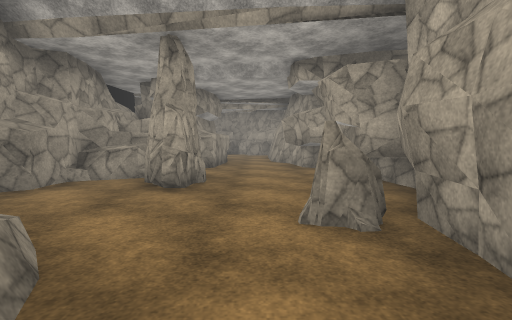
View 1 (above)

17 first-person views from a walk through a Unity game level. The camera is 1.3 m above the floor, tilts 4° down and sees 85° across. The floor is counted in squares, 2 m on a side. Each view is taken from the middle of a square. On the plan, view 1 faces up. The plan holds only what a view shows up to about 9 squares ahead; the rest is blank. The place goes on beyond the plan. The player character is not drawn. Surface patterns are stand-ins for the level's own textures.

View 2
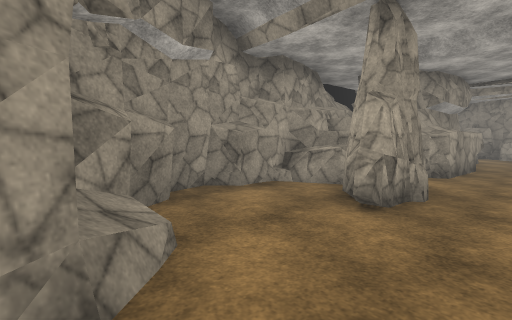

View 3
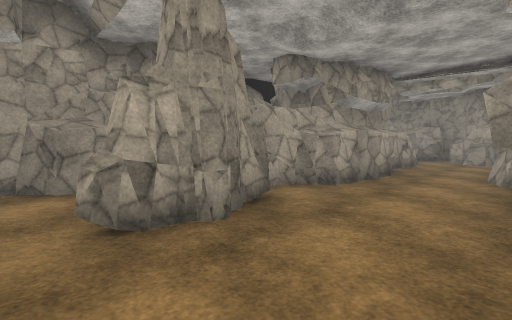

View 4
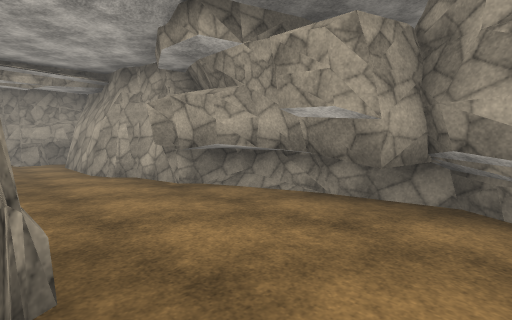

View 5
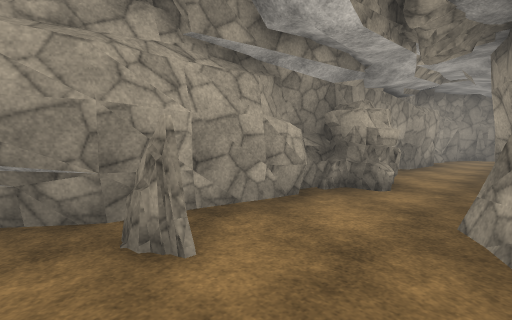

View 6
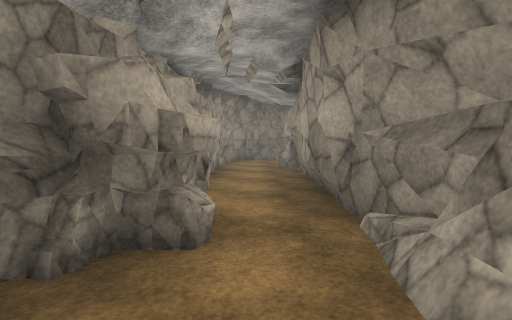

View 7
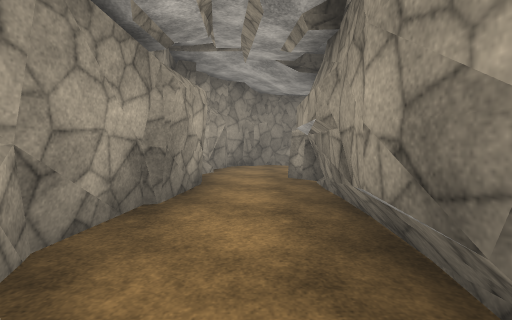

View 8
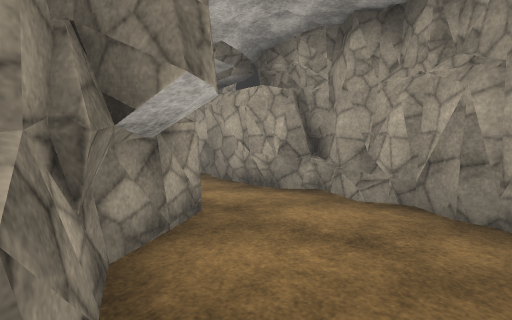

View 9
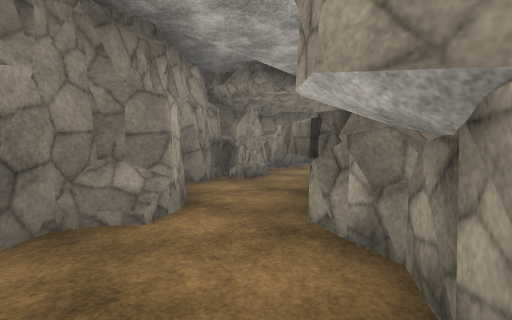

View 10
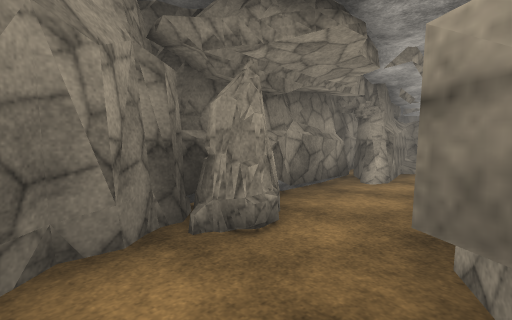

View 11
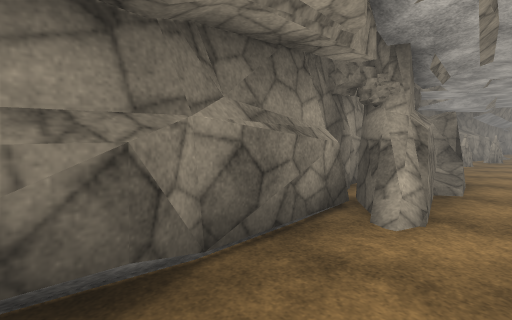

View 12
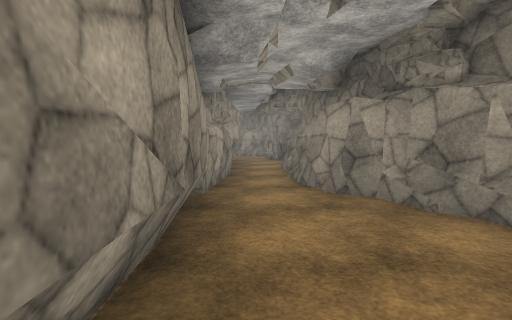

View 13
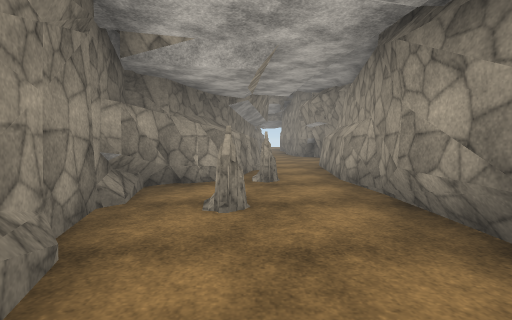

View 14
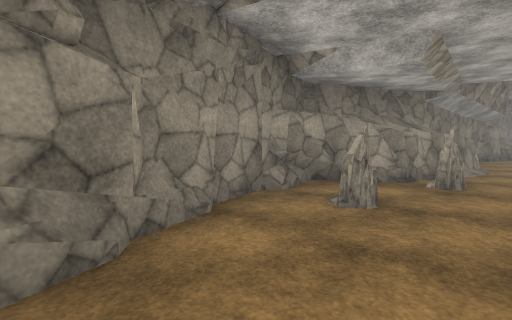

View 15
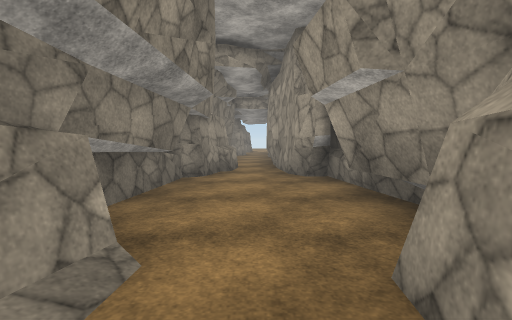

View 16
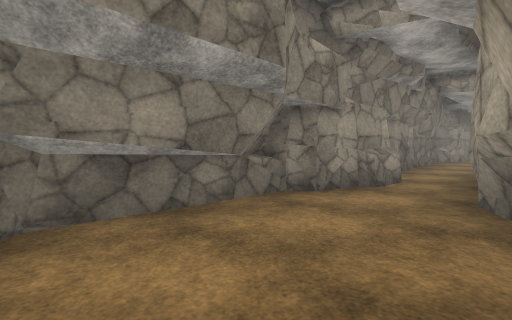

View 17
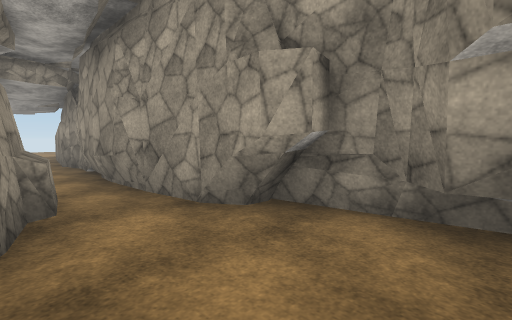

### Floor plan
Key: @ floor where view 1 was taken; # wall or solid block; . floor; = window, fence, low wall or low ledge; ^ raised ledge; O other object.
Columns run from 26 left of view 1 to 2 right of it. Each row starts with its distance up from view 1.
 12                          =##
 11                          #.#
 10                          #.#
  9                          #.#
  8                          #.#
  7                         ##.##
  6                        ##..##
  5                        ##O..#
  4                       ##.O..#
  3                       #.....#
  2                       ##...O#
  1                        ###.##
  0                          #@##
 -1                          #.O#
 -2                          #.##
 -3                          #.#
 -4                          #.#
 -5                          #.##
 -6                         ##..#
 -7      #####             ##..##
 -8 ######.#.###############..##
 -9 .........................##
-10 #######..^#O.O...###..O###
-11      #######...#######
-12            #####

Positions as (right, up) in squares from view 1, and headings:
1: (0, 0), facing up
2: (0, 1), facing up-left
3: (1, 3), facing up-left
4: (-1, 3), facing up-right
5: (-1, 3), facing down-right
6: (0, 1), facing down
7: (0, -1), facing down
8: (-2, -8), facing up-right
9: (0, -6), facing down-left
10: (-2, -8), facing down-left
11: (-4, -9), facing down-left
12: (-13, -9), facing right
13: (-10, -10), facing left
14: (-10, -9), facing down-left
15: (-16, -9), facing left
16: (-18, -8), facing down-left
17: (-19, -10), facing up-left
